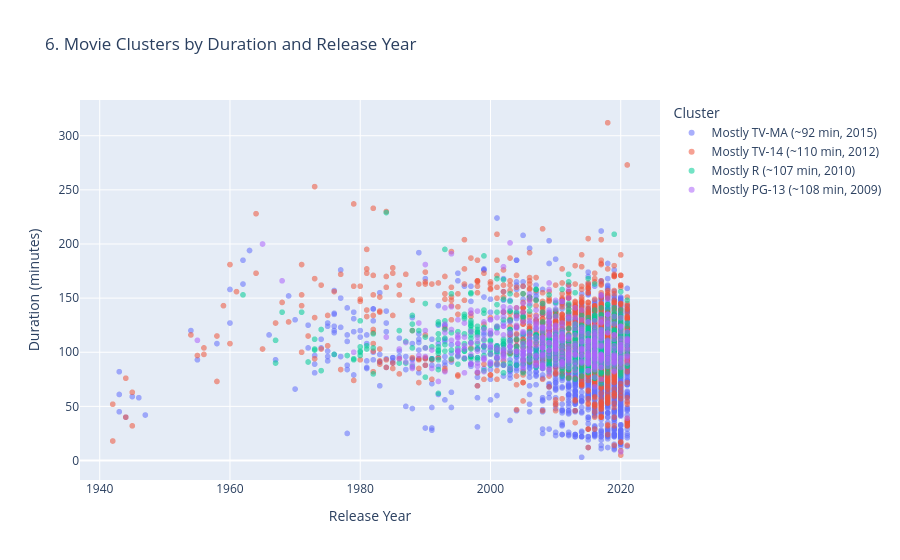

Source (notebook cell):
### Markdown cell above
## Visualization 6: Movie Attribute Clusters
**Research question:** Can duration, release year, and rating separate movies into distinct groups?

Each point is a movie. Position shows release year and duration. Color shows the cluster assigned above. The largest group is shorter and mostly TV-MA (3,361 movies, about 92 minutes). A longer TV-14 group (1,477 movies, about 110 minutes), an R-rated group (797 movies), and a PG-13 group (490 movies) make up the rest. These groups overlap on the scatterplot because rating separates them more than duration or year does.

**Visual mapping:** Horizontal position is release year, vertical position is duration in minutes, and color is the K-means cluster.

**Research connection:** Hayadi and Priyanto (2025) clustered 5,185 movies on duration, release year, and rating. Their four groups were longer TV-14 films, shorter TV-MA films, a second moderate-length TV-MA group, and longer R-rated films. This scatterplot uses those same features and k = 4.

### Code cell
def create_chart_6(data):
    movies = data[
        (data["type"] == "Movie")
        & (data["cluster"] != "Not Classified")
    ].copy()

    if movies.empty:
        fig = go.Figure()
        fig.update_layout(
            title="6. Movie Clusters by Duration and Release Year",
            annotations=[dict(
                text="No classified movies in this subset.",
                showarrow=False,
                xref="paper",
                yref="paper",
                x=0.5,
                y=0.5,
            )],
            xaxis_visible=False,
            yaxis_visible=False,
        )
        return fig

    order = movies["cluster"].value_counts().index.tolist()
    fig = px.scatter(
        movies,
        x="release_year",
        y="duration_minutes",
        color="cluster",
        category_orders={"cluster": order},
        title="6. Movie Clusters by Duration and Release Year",
        labels={
            "release_year": "Release Year",
            "duration_minutes": "Duration (minutes)",
            "cluster": "Cluster",
        },
        opacity=0.55,
        hover_data=["title", "rating", "show_id"],
        color_discrete_map=CLUSTER_COLORS,
    )
    fig.update_layout(height=560)
    return fig

fig = create_chart_6(df)
fig.show()

### Figure 1 — Plotly figure (JSON) as saved in the notebook; plotly's stock layout.template omitted (floating-point values rounded to 4 significant figures; data arrays with more than 128 entries replaced by an {"elided": "..."} marker saying what was removed)
{"data": [{"customdata": {"elided": "3361x3 str values"}, "hovertemplate": "Cluster=Mostly TV-MA (~92 min, 2015)<br>Release Year=%{x}<br>Duration (minutes)=%{y}<br>title=%{customdata[0]}<br>rating=%{customdata[1]}<br>show_id=%{customdata[2]}<extra></extra>", "legendgroup": "Mostly TV-MA (~92 min, 2015)", "marker": {"color": "#636EFA", "opacity": 0.55, "symbol": "circle"}, "mode": "markers", "name": "Mostly TV-MA (~92 min, 2015)", "showlegend": true, "type": "scattergl", "x": {"elided": "3361 int values"}, "xaxis": "x", "y": {"elided": "3361 float values"}, "yaxis": "y"}, {"customdata": {"elided": "1477x3 str values"}, "hovertemplate": "Cluster=Mostly TV-14 (~110 min, 2012)<br>Release Year=%{x}<br>Duration (minutes)=%{y}<br>title=%{customdata[0]}<br>rating=%{customdata[1]}<br>show_id=%{customdata[2]}<extra></extra>", "legendgroup": "Mostly TV-14 (~110 min, 2012)", "marker": {"color": "#EF553B", "opacity": 0.55, "symbol": "circle"}, "mode": "markers", "name": "Mostly TV-14 (~110 min, 2012)", "showlegend": true, "type": "scattergl", "x": {"elided": "1477 int values"}, "xaxis": "x", "y": {"elided": "1477 float values"}, "yaxis": "y"}, {"customdata": {"elided": "797x3 str values"}, "hovertemplate": "Cluster=Mostly R (~107 min, 2010)<br>Release Year=%{x}<br>Duration (minutes)=%{y}<br>title=%{customdata[0]}<br>rating=%{customdata[1]}<br>show_id=%{customdata[2]}<extra></extra>", "legendgroup": "Mostly R (~107 min, 2010)", "marker": {"color": "#00CC96", "opacity": 0.55, "symbol": "circle"}, "mode": "markers", "name": "Mostly R (~107 min, 2010)", "showlegend": true, "type": "scattergl", "x": {"elided": "797 int values"}, "xaxis": "x", "y": {"elided": "797 float values"}, "yaxis": "y"}, {"customdata": {"elided": "490x3 str values"}, "hovertemplate": "Cluster=Mostly PG-13 (~108 min, 2009)<br>Release Year=%{x}<br>Duration (minutes)=%{y}<br>title=%{customdata[0]}<br>rating=%{customdata[1]}<br>show_id=%{customdata[2]}<extra></extra>", "legendgroup": "Mostly PG-13 (~108 min, 2009)", "marker": {"color": "#AB63FA", "opacity": 0.55, "symbol": "circle"}, "mode": "markers", "name": "Mostly PG-13 (~108 min, 2009)", "showlegend": true, "type": "scattergl", "x": {"elided": "490 int values"}, "xaxis": "x", "y": {"elided": "490 float values"}, "yaxis": "y"}], "layout": {"height": 560, "legend": {"title": {"text": "Cluster"}, "tracegroupgap": 0}, "title": {"text": "6. Movie Clusters by Duration and Release Year"}, "xaxis": {"anchor": "y", "domain": [0, 1], "title": {"text": "Release Year"}}, "yaxis": {"anchor": "x", "domain": [0, 1], "title": {"text": "Duration (minutes)"}}}}
